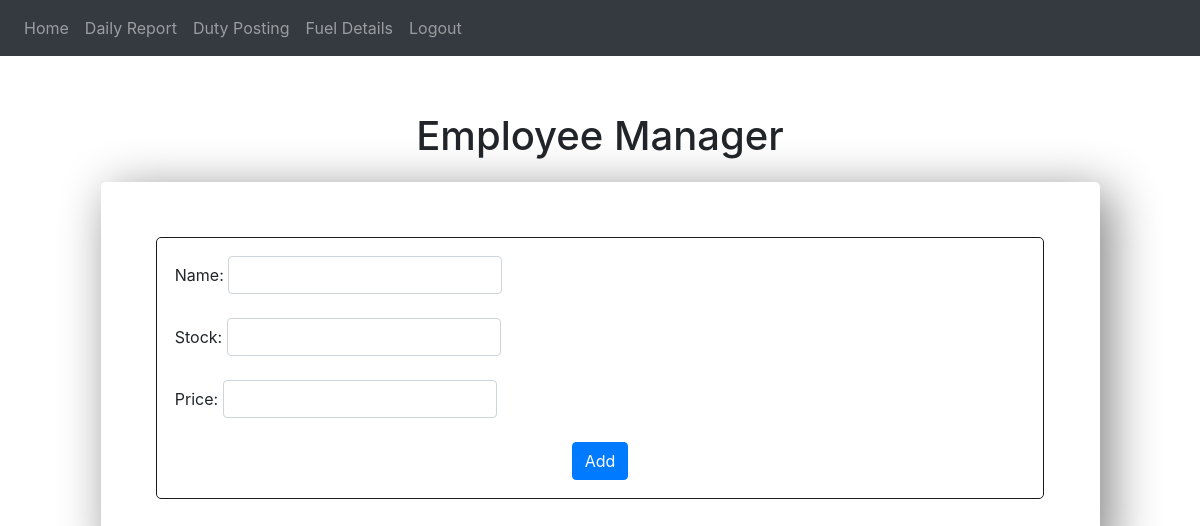
Before: /invmanager (signed in) with the older database file.
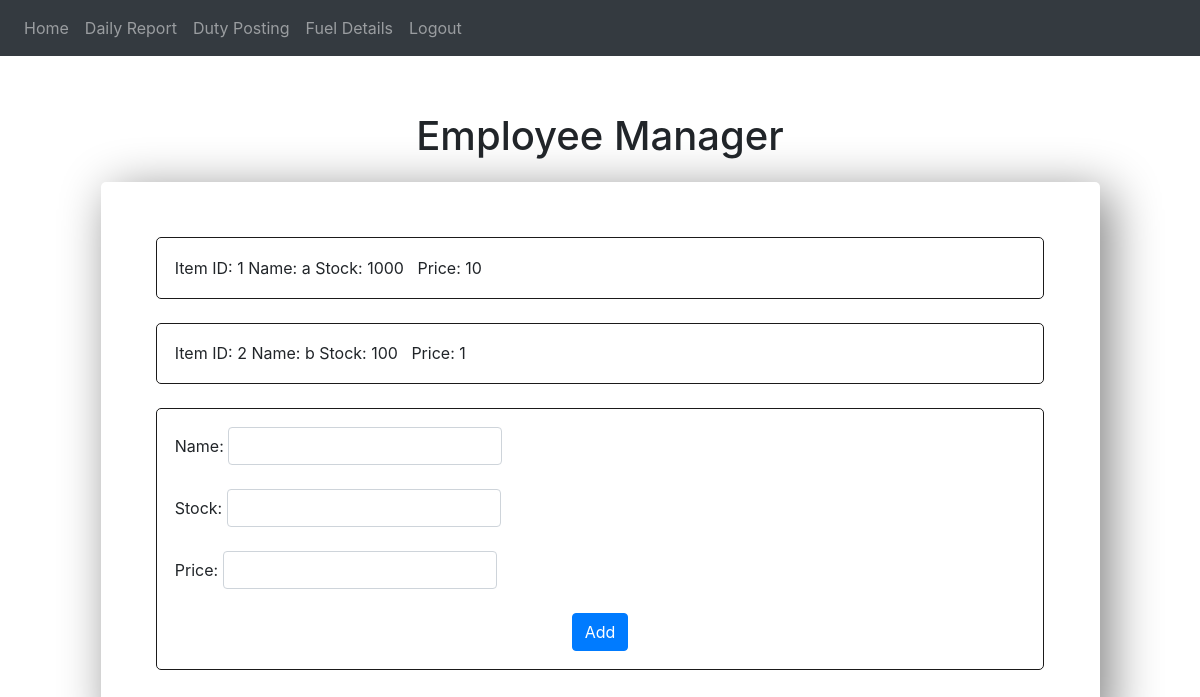
After: the same page with the newer database file.
### website/models.py (models this page shows)
class inventory(db.Model):
    inv_id = db.Column(db.Integer, primary_key = True)
    name = db.Column(db.String(150))
    stock = db.Column(db.Integer)
    price = db.Column(db.Integer)

### website/views.py (the view)
@views.route('/invmanager', methods=['GET','POST'])
@login_required
def invmanager():
    name = request.form.get("name")
    stock = request.form.get("stock")
    price = request.form.get("price")
    if request.method == 'POST':
        inv = inventory(name=name, stock=stock, price=price)
        db.session.add(inv)
        db.session.commit()
        print("check")
    items = inventory.query.all()
    return render_template("invmanager.html", user=current_user, items = items)

### website/templates/invmanager.html (shortened to what this page needs)
{% extends 'base.html' %}
{% block content %}
<h1 align="center" style="margin-top: 5%;">Employee Manager</h1>
<div
      style="margin: 5%; margin-top: 2%; border: black 2px; padding: 5%; border-radius: 5px; box-shadow: 10px 10px 50px grey">
      {% for item in items %}
      <div style="border: solid rgb(27, 26, 26) 1px; border-radius: 5px; padding: 2%">
            Item ID:&nbsp;{{item.inv_id}}
            Name:&nbsp;{{item.name}}
            Stock:&nbsp;{{item.stock}}&nbsp;&nbsp;
            Price:&nbsp;{{item.price}}&nbsp;&nbsp;
      </div>
      <br>
      {% endfor %}
      <div style="border: solid rgb(27, 26, 26) 1px; border-radius: 5px; padding: 2%;">
            <form method="POST">
                  <div class="form-inline">
                        Name:&nbsp;<input type="text" class="form-control" id="name" name="name">&nbsp;&nbsp;
                  </div>
                  <br>
                  <div class="form-inline">
                        Stock:&nbsp;<input type="textarea" class="form-control" id="stock"
                              name="stock">&nbsp;&nbsp;
                  </div><br>
                  <div class="form-inline">
                        Price:&nbsp;<input type="text" class="form-control" id="price" name="price">&nbsp;&nbsp;
                  </div>
                  <br>
                  <div align="center">
                        <button type="submit" class="btn btn-primary">Add</button>
                  </div>
            </form>
      </div>
</div>
{% endblock %}

### website/templates/base.html (shortened to what this page needs)
<!DOCTYPE html>
<html>
<head>
  <link rel="stylesheet" href="https://stackpath.bootstrapcdn.com/bootstrap/4.4.1/css/bootstrap.min.css"
 />
  <link rel="stylesheet" href="https://stackpath.bootstrapcdn.com/font-awesome/4.7.0/css/font-awesome.min.css"
 />
</head>
<body>
  <nav class="navbar navbar-expand-lg navbar-dark bg-dark">
    <div class="collapse navbar-collapse" id="navbar">
      <div class="navbar-nav">
        {% if user.is_authenticated %}
       <a class="nav-item nav-link" id="home" href="/">Home</a>
       {% if user.user_id=="manager" %}
            <a class="nav-item nav-link" id="daily" href="/addreport">Daily Report</a>
            <a class="nav-item nav-link" id="dutyposting" href="/dutyposting">Duty Posting</a>
            <a class="nav-item nav-link" id="fueldetails" href="/fueldetails">Fuel Details</a>
            <a class="nav-item nav-link" id="logout" href="/logout" style="float: right;">Logout</a>
       {% endif %}
        {% else %}
        <a class="nav-item nav-link" id="manlogin" href="/login">Login</a>
        {% endif %}
      </div>
  </nav>
  <div class="container-sm">
    {% block content %}
    {% endblock %}
  </div>
</body>
</html>

Changed rows visible on the page:
added inventory: inv_id "1", name "a", stock "1000", price "10"
added inventory: inv_id "2", name "b", stock "100", price "1"
